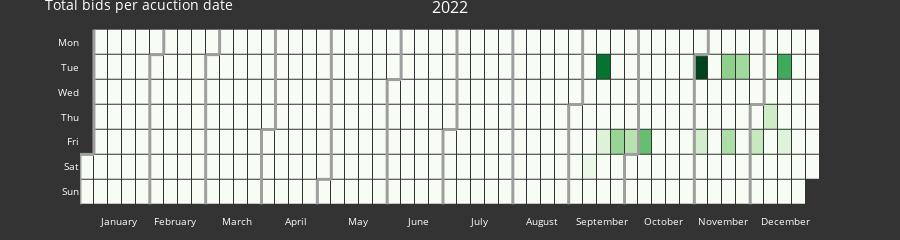

Notebook cell for this chart:
### Markdown cell above
- I built ,for fun, an inteactive calendar with Python aboout the acount dates and all the bids registered on those dates.
- It is really interesting that most of the auctions were held on Tuesdays and Fridays!

### Code cell
# Daily Calendar of auction dates
df_stats_daily['auction_date'] = pd.to_datetime(df_stats_daily['auction_date'])

new_date_range = pd.date_range(start='2022-01-01', end='2022-12-31', freq='D')
df_calplot = df_stats_daily.set_index('auction_date')
df_calplot = df_calplot.reindex(new_date_range, fill_value=0)
df_calplot.reset_index(inplace=True)

# calendar
from plotly_calplot import calplot

calplot(df_calplot, x='index', y='bid_count', title='Total bids per acuction date', dark_theme=1, month_lines_width=3, years_title=1)

### Figure 1 — Plotly figure (JSON) as saved in the notebook; plotly's stock layout.template omitted (floating-point values rounded to 4 significant figures; data arrays with more than 128 entries replaced by an {"elided": "..."} marker saying what was removed)
{"data": [{"colorscale": [[0, "rgb(247,252,245)"], [0.125, "rgb(229,245,224)"], [0.25, "rgb(199,233,192)"], [0.375, "rgb(161,217,155)"], [0.5, "rgb(116,196,118)"], [0.625, "rgb(65,171,93)"], [0.75, "rgb(35,139,69)"], [0.875, "rgb(0,109,44)"], [1, "rgb(0,68,27)"]], "customdata": {"elided": "365x2 str values"}, "hovertemplate": "%{customdata[0]} <br>Week=%{x} <br>%{customdata[1]}=%{z}", "name": "2022", "showscale": false, "type": "heatmap", "x": {"elided": "365 int values"}, "xaxis": "x", "xgap": 1, "y": {"elided": "365 int values"}, "yaxis": "y", "ygap": 1, "z": {"elided": "365 int values"}, "zmax": 140, "zmin": 0}, {"hoverinfo": "skip", "line": {"color": "#9e9e9e", "width": 3}, "mode": "lines", "type": "scatter", "x": [-0.5, -0.5], "xaxis": "x", "y": [4.5, 6.5], "yaxis": "y"}, {"hoverinfo": "skip", "line": {"color": "#9e9e9e", "width": 3}, "mode": "lines", "type": "scatter", "x": [-0.5, 0.5], "xaxis": "x", "y": [4.5, 4.5], "yaxis": "y"}, {"hoverinfo": "skip", "line": {"color": "#9e9e9e", "width": 3}, "mode": "lines", "type": "scatter", "x": [0.5, 0.5], "xaxis": "x", "y": [4.5, -0.5], "yaxis": "y"}, {"hoverinfo": "skip", "line": {"color": "#9e9e9e", "width": 3}, "mode": "lines", "type": "scatter", "x": [4.5, 4.5], "xaxis": "x", "y": [0.5, 6.5], "yaxis": "y"}, {"hoverinfo": "skip", "line": {"color": "#9e9e9e", "width": 3}, "mode": "lines", "type": "scatter", "x": [4.5, 5.5], "xaxis": "x", "y": [0.5, 0.5], "yaxis": "y"}, {"hoverinfo": "skip", "line": {"color": "#9e9e9e", "width": 3}, "mode": "lines", "type": "scatter", "x": [5.5, 5.5], "xaxis": "x", "y": [0.5, -0.5], "yaxis": "y"}, {"hoverinfo": "skip", "line": {"color": "#9e9e9e", "width": 3}, "mode": "lines", "type": "scatter", "x": [8.5, 8.5], "xaxis": "x", "y": [0.5, 6.5], "yaxis": "y"}, {"hoverinfo": "skip", "line": {"color": "#9e9e9e", "width": 3}, "mode": "lines", "type": "scatter", "x": [8.5, 9.5], "xaxis": "x", "y": [0.5, 0.5], "yaxis": "y"}, {"hoverinfo": "skip", "line": {"color": "#9e9e9e", "width": 3}, "mode": "lines", "type": "scatter", "x": [9.5, 9.5], "xaxis": "x", "y": [0.5, -0.5], "yaxis": "y"}, {"hoverinfo": "skip", "line": {"color": "#9e9e9e", "width": 3}, "mode": "lines", "type": "scatter", "x": [12.5, 12.5], "xaxis": "x", "y": [3.5, 6.5], "yaxis": "y"}, {"hoverinfo": "skip", "line": {"color": "#9e9e9e", "width": 3}, "mode": "lines", "type": "scatter", "x": [12.5, 13.5], "xaxis": "x", "y": [3.5, 3.5], "yaxis": "y"}, {"hoverinfo": "skip", "line": {"color": "#9e9e9e", "width": 3}, "mode": "lines", "type": "scatter", "x": [13.5, 13.5], "xaxis": "x", "y": [3.5, -0.5], "yaxis": "y"}, {"hoverinfo": "skip", "line": {"color": "#9e9e9e", "width": 3}, "mode": "lines", "type": "scatter", "x": [16.5, 16.5], "xaxis": "x", "y": [5.5, 6.5], "yaxis": "y"}, {"hoverinfo": "skip", "line": {"color": "#9e9e9e", "width": 3}, "mode": "lines", "type": "scatter", "x": [16.5, 17.5], "xaxis": "x", "y": [5.5, 5.5], "yaxis": "y"}, {"hoverinfo": "skip", "line": {"color": "#9e9e9e", "width": 3}, "mode": "lines", "type": "scatter", "x": [17.5, 17.5], "xaxis": "x", "y": [5.5, -0.5], "yaxis": "y"}, {"hoverinfo": "skip", "line": {"color": "#9e9e9e", "width": 3}, "mode": "lines", "type": "scatter", "x": [21.5, 21.5], "xaxis": "x", "y": [1.5, 6.5], "yaxis": "y"}, {"hoverinfo": "skip", "line": {"color": "#9e9e9e", "width": 3}, "mode": "lines", "type": "scatter", "x": [21.5, 22.5], "xaxis": "x", "y": [1.5, 1.5], "yaxis": "y"}, {"hoverinfo": "skip", "line": {"color": "#9e9e9e", "width": 3}, "mode": "lines", "type": "scatter", "x": [22.5, 22.5], "xaxis": "x", "y": [1.5, -0.5], "yaxis": "y"}, {"hoverinfo": "skip", "line": {"color": "#9e9e9e", "width": 3}, "mode": "lines", "type": "scatter", "x": [25.5, 25.5], "xaxis": "x", "y": [3.5, 6.5], "yaxis": "y"}, {"hoverinfo": "skip", "line": {"color": "#9e9e9e", "width": 3}, "mode": "lines", "type": "scatter", "x": [25.5, 26.5], "xaxis": "x", "y": [3.5, 3.5], "yaxis": "y"}, {"hoverinfo": "skip", "line": {"color": "#9e9e9e", "width": 3}, "mode": "lines", "type": "scatter", "x": [26.5, 26.5], "xaxis": "x", "y": [3.5, -0.5], "yaxis": "y"}, {"hoverinfo": "skip", "line": {"color": "#9e9e9e", "width": 3}, "mode": "lines", "type": "scatter", "x": [30.5, 30.5], "xaxis": "x", "y": [-0.5, 6.5], "yaxis": "y"}, {"hoverinfo": "skip", "line": {"color": "#9e9e9e", "width": 3}, "mode": "lines", "type": "scatter", "x": [34.5, 34.5], "xaxis": "x", "y": [2.5, 6.5], "yaxis": "y"}, {"hoverinfo": "skip", "line": {"color": "#9e9e9e", "width": 3}, "mode": "lines", "type": "scatter", "x": [34.5, 35.5], "xaxis": "x", "y": [2.5, 2.5], "yaxis": "y"}, {"hoverinfo": "skip", "line": {"color": "#9e9e9e", "width": 3}, "mode": "lines", "type": "scatter", "x": [35.5, 35.5], "xaxis": "x", "y": [2.5, -0.5], "yaxis": "y"}, {"hoverinfo": "skip", "line": {"color": "#9e9e9e", "width": 3}, "mode": "lines", "type": "scatter", "x": [38.5, 38.5], "xaxis": "x", "y": [4.5, 6.5], "yaxis": "y"}, {"hoverinfo": "skip", "line": {"color": "#9e9e9e", "width": 3}, "mode": "lines", "type": "scatter", "x": [38.5, 39.5], "xaxis": "x", "y": [4.5, 4.5], "yaxis": "y"}, {"hoverinfo": "skip", "line": {"color": "#9e9e9e", "width": 3}, "mode": "lines", "type": "scatter", "x": [39.5, 39.5], "xaxis": "x", "y": [4.5, -0.5], "yaxis": "y"}, {"hoverinfo": "skip", "line": {"color": "#9e9e9e", "width": 3}, "mode": "lines", "type": "scatter", "x": [43.5, 43.5], "xaxis": "x", "y": [0.5, 6.5], "yaxis": "y"}, {"hoverinfo": "skip", "line": {"color": "#9e9e9e", "width": 3}, "mode": "lines", "type": "scatter", "x": [43.5, 44.5], "xaxis": "x", "y": [0.5, 0.5], "yaxis": "y"}, {"hoverinfo": "skip", "line": {"color": "#9e9e9e", "width": 3}, "mode": "lines", "type": "scatter", "x": [44.5, 44.5], "xaxis": "x", "y": [0.5, -0.5], "yaxis": "y"}, {"hoverinfo": "skip", "line": {"color": "#9e9e9e", "width": 3}, "mode": "lines", "type": "scatter", "x": [47.5, 47.5], "xaxis": "x", "y": [2.5, 6.5], "yaxis": "y"}, {"hoverinfo": "skip", "line": {"color": "#9e9e9e", "width": 3}, "mode": "lines", "type": "scatter", "x": [47.5, 48.5], "xaxis": "x", "y": [2.5, 2.5], "yaxis": "y"}, {"hoverinfo": "skip", "line": {"color": "#9e9e9e", "width": 3}, "mode": "lines", "type": "scatter", "x": [48.5, 48.5], "xaxis": "x", "y": [2.5, -0.5], "yaxis": "y"}], "layout": {"annotations": [{"font": {"size": 16}, "showarrow": false, "text": "2022", "x": 0.5, "xanchor": "center", "xref": "paper", "y": 1, "yanchor": "bottom", "yref": "paper"}], "font": {"color": "#fff", "size": 10}, "height": 150, "margin": {"b": 20, "t": 20}, "paper_bgcolor": "#333", "plot_bgcolor": "#333", "showlegend": false, "title": {"text": "Total bids per acuction date"}, "xaxis": {"anchor": "y", "domain": [0, 1], "showgrid": false, "showline": false, "tickmode": "array", "ticktext": ["January", "February", "March", "April", "May", "June", "July", "August", "September", "October", "November", "December"], "tickvals": [2.286, 6.286, 10.71, 15, 19.43, 23.71, 28.14, 32.57, 36.86, 41.29, 45.57, 50], "zeroline": false}, "yaxis": {"anchor": "x", "autorange": "reversed", "domain": [0, 1], "showgrid": false, "showline": false, "tickmode": "array", "ticktext": ["Mon", "Tue", "Wed", "Thu", "Fri", "Sat", "Sun"], "tickvals": [0, 1, 2, 3, 4, 5, 6], "zeroline": false}}}
